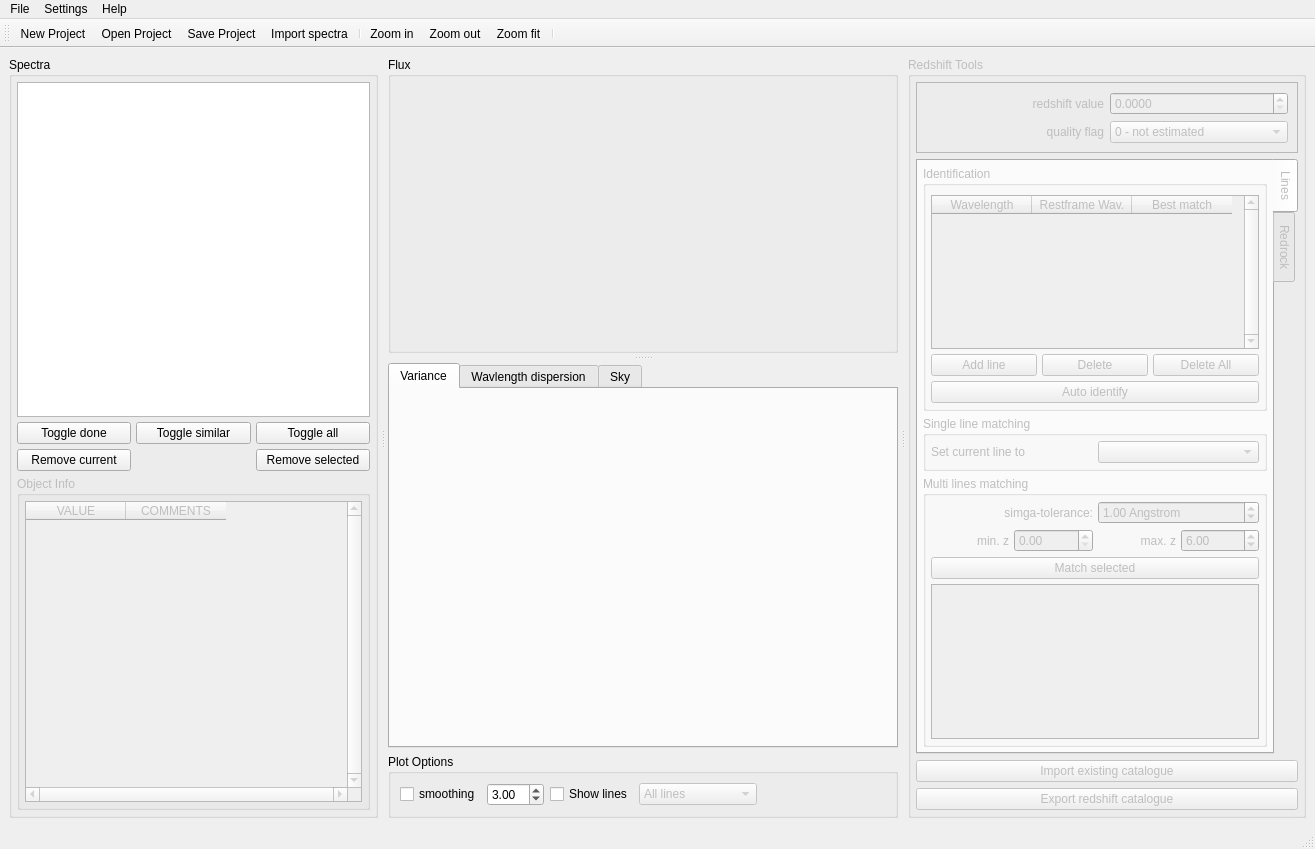
<?xml version="1.0" encoding="UTF-8"?>
<ui version="4.0">
 <class>MainWindow</class>
 <widget class="QMainWindow" name="MainWindow">
  <property name="geometry">
   <rect>
    <x>0</x>
    <y>0</y>
    <width>1315</width>
    <height>849</height>
   </rect>
  </property>
  <property name="sizePolicy">
   <sizepolicy hsizetype="Minimum" vsizetype="Preferred">
    <horstretch>0</horstretch>
    <verstretch>0</verstretch>
   </sizepolicy>
  </property>
  <property name="minimumSize">
   <size>
    <width>100</width>
    <height>100</height>
   </size>
  </property>
  <property name="windowTitle">
   <string>MainWindow</string>
  </property>
  <widget class="QWidget" name="central_widget">
   <layout class="QHBoxLayout" name="horizontalLayout">
    <item>
     <widget class="QSplitter" name="splitter_main">
      <property name="sizePolicy">
       <sizepolicy hsizetype="Expanding" vsizetype="Expanding">
        <horstretch>0</horstretch>
        <verstretch>0</verstretch>
       </sizepolicy>
      </property>
      <property name="frameShape">
       <enum>QFrame::NoFrame</enum>
      </property>
      <property name="frameShadow">
       <enum>QFrame::Plain</enum>
      </property>
      <property name="orientation">
       <enum>Qt::Horizontal</enum>
      </property>
      <property name="handleWidth">
       <number>10</number>
      </property>
      <widget class="QGroupBox" name="spec_group_box">
       <property name="sizePolicy">
        <sizepolicy hsizetype="MinimumExpanding" vsizetype="Expanding">
         <horstretch>0</horstretch>
         <verstretch>0</verstretch>
        </sizepolicy>
       </property>
       <property name="minimumSize">
        <size>
         <width>300</width>
         <height>0</height>
        </size>
       </property>
       <property name="autoFillBackground">
        <bool>false</bool>
       </property>
       <property name="title">
        <string>Spectra</string>
       </property>
       <property name="checkable">
        <bool>false</bool>
       </property>
       <layout class="QVBoxLayout" name="verticalLayout">
        <property name="spacing">
         <number>5</number>
        </property>
        <property name="leftMargin">
         <number>5</number>
        </property>
        <property name="topMargin">
         <number>5</number>
        </property>
        <property name="rightMargin">
         <number>5</number>
        </property>
        <property name="bottomMargin">
         <number>5</number>
        </property>
        <item>
         <widget class="QListWidget" name="spec_list_widget">
          <property name="sizePolicy">
           <sizepolicy hsizetype="Minimum" vsizetype="Expanding">
            <horstretch>0</horstretch>
            <verstretch>0</verstretch>
           </sizepolicy>
          </property>
         </widget>
        </item>
        <item>
         <layout class="QGridLayout" name="grid_layout">
          <item row="1" column="0">
           <widget class="QPushButton" name="remove_spec_button">
            <property name="text">
             <string>Remove current</string>
            </property>
           </widget>
          </item>
          <item row="0" column="2">
           <widget class="QPushButton" name="toggle_all_button">
            <property name="text">
             <string>Toggle all</string>
            </property>
           </widget>
          </item>
          <item row="0" column="1">
           <widget class="QPushButton" name="toggle_similar_button">
            <property name="text">
             <string>Toggle similar</string>
            </property>
           </widget>
          </item>
          <item row="0" column="0">
           <widget class="QPushButton" name="toggle_done_button">
            <property name="text">
             <string>Toggle done</string>
            </property>
           </widget>
          </item>
          <item row="1" column="2">
           <widget class="QPushButton" name="remove_selected_button">
            <property name="text">
             <string>Remove selected</string>
            </property>
           </widget>
          </item>
         </layout>
        </item>
        <item>
         <widget class="QGroupBox" name="info_group_box">
          <property name="enabled">
           <bool>false</bool>
          </property>
          <property name="sizePolicy">
           <sizepolicy hsizetype="Preferred" vsizetype="MinimumExpanding">
            <horstretch>0</horstretch>
            <verstretch>0</verstretch>
           </sizepolicy>
          </property>
          <property name="title">
           <string>Object Info</string>
          </property>
          <layout class="QVBoxLayout" name="verticalLayout_3">
           <property name="spacing">
            <number>5</number>
           </property>
           <property name="leftMargin">
            <number>5</number>
           </property>
           <property name="topMargin">
            <number>5</number>
           </property>
           <property name="rightMargin">
            <number>5</number>
           </property>
           <property name="bottomMargin">
            <number>5</number>
           </property>
           <item>
            <widget class="QTableWidget" name="obj_prop_table_widget">
             <property name="sizePolicy">
              <sizepolicy hsizetype="Minimum" vsizetype="Expanding">
               <horstretch>0</horstretch>
               <verstretch>0</verstretch>
              </sizepolicy>
             </property>
             <property name="verticalScrollBarPolicy">
              <enum>Qt::ScrollBarAlwaysOn</enum>
             </property>
             <property name="horizontalScrollBarPolicy">
              <enum>Qt::ScrollBarAlwaysOn</enum>
             </property>
             <property name="sizeAdjustPolicy">
              <enum>QAbstractScrollArea::AdjustIgnored</enum>
             </property>
             <property name="editTriggers">
              <set>QAbstractItemView::AnyKeyPressed|QAbstractItemView::EditKeyPressed</set>
             </property>
             <property name="alternatingRowColors">
              <bool>true</bool>
             </property>
             <property name="verticalScrollMode">
              <enum>QAbstractItemView::ScrollPerItem</enum>
             </property>
             <property name="horizontalScrollMode">
              <enum>QAbstractItemView::ScrollPerPixel</enum>
             </property>
             <attribute name="horizontalHeaderCascadingSectionResizes">
              <bool>true</bool>
             </attribute>
             <column>
              <property name="text">
               <string>VALUE</string>
              </property>
              <property name="font">
               <font>
                <bold>false</bold>
               </font>
              </property>
             </column>
             <column>
              <property name="text">
               <string>COMMENTS</string>
              </property>
             </column>
            </widget>
           </item>
          </layout>
         </widget>
        </item>
       </layout>
      </widget>
      <widget class="QWidget" name="layoutWidget">
       <layout class="QVBoxLayout" name="vertical_layout_2" stretch="0,0">
        <item>
         <widget class="QSplitter" name="splitter_plots">
          <property name="sizePolicy">
           <sizepolicy hsizetype="Expanding" vsizetype="Expanding">
            <horstretch>0</horstretch>
            <verstretch>0</verstretch>
           </sizepolicy>
          </property>
          <property name="frameShape">
           <enum>QFrame::NoFrame</enum>
          </property>
          <property name="frameShadow">
           <enum>QFrame::Plain</enum>
          </property>
          <property name="orientation">
           <enum>Qt::Vertical</enum>
          </property>
          <property name="handleWidth">
           <number>10</number>
          </property>
          <widget class="QGroupBox" name="flux_group_box">
           <property name="sizePolicy">
            <sizepolicy hsizetype="Expanding" vsizetype="Expanding">
             <horstretch>0</horstretch>
             <verstretch>0</verstretch>
            </sizepolicy>
           </property>
           <property name="title">
            <string>Flux</string>
           </property>
           <property name="flat">
            <bool>false</bool>
           </property>
           <layout class="QGridLayout" name="fluxGroupBoxGridLayout">
            <property name="leftMargin">
             <number>0</number>
            </property>
            <property name="topMargin">
             <number>0</number>
            </property>
            <property name="rightMargin">
             <number>0</number>
            </property>
            <property name="bottomMargin">
             <number>0</number>
            </property>
            <property name="spacing">
             <number>0</number>
            </property>
            <item row="0" column="0">
             <widget class="QWidget" name="flux_container_widget" native="true">
              <property name="sizePolicy">
               <sizepolicy hsizetype="Expanding" vsizetype="Expanding">
                <horstretch>0</horstretch>
                <verstretch>0</verstretch>
               </sizepolicy>
              </property>
              <layout class="QHBoxLayout" name="flux_widget_layout">
               <property name="spacing">
                <number>0</number>
               </property>
               <property name="leftMargin">
                <number>0</number>
               </property>
               <property name="topMargin">
                <number>0</number>
               </property>
               <property name="rightMargin">
                <number>0</number>
               </property>
               <property name="bottomMargin">
                <number>0</number>
               </property>
              </layout>
             </widget>
            </item>
           </layout>
          </widget>
          <widget class="QTabWidget" name="other_charts_tab_widget">
           <property name="sizePolicy">
            <sizepolicy hsizetype="Expanding" vsizetype="Expanding">
             <horstretch>0</horstretch>
             <verstretch>0</verstretch>
            </sizepolicy>
           </property>
           <property name="minimumSize">
            <size>
             <width>0</width>
             <height>100</height>
            </size>
           </property>
           <property name="currentIndex">
            <number>0</number>
           </property>
           <widget class="QWidget" name="container_tab_var">
            <attribute name="title">
             <string>Variance</string>
            </attribute>
            <layout class="QGridLayout" name="var_widget_layout">
             <property name="leftMargin">
              <number>0</number>
             </property>
             <property name="topMargin">
              <number>0</number>
             </property>
             <property name="rightMargin">
              <number>0</number>
             </property>
             <property name="bottomMargin">
              <number>0</number>
             </property>
             <property name="spacing">
              <number>0</number>
             </property>
            </layout>
           </widget>
           <widget class="QWidget" name="container_tab_wd">
            <attribute name="title">
             <string>Wavlength dispersion</string>
            </attribute>
            <layout class="QGridLayout" name="wdisp_widget_layout">
             <property name="leftMargin">
              <number>0</number>
             </property>
             <property name="topMargin">
              <number>0</number>
             </property>
             <property name="rightMargin">
              <number>0</number>
             </property>
             <property name="bottomMargin">
              <number>0</number>
             </property>
             <property name="spacing">
              <number>0</number>
             </property>
            </layout>
           </widget>
           <widget class="QWidget" name="container_tab_sky">
            <attribute name="title">
             <string>Sky</string>
            </attribute>
            <layout class="QGridLayout" name="sky_widget_layout">
             <property name="leftMargin">
              <number>0</number>
             </property>
             <property name="topMargin">
              <number>0</number>
             </property>
             <property name="rightMargin">
              <number>0</number>
             </property>
             <property name="bottomMargin">
              <number>0</number>
             </property>
             <property name="spacing">
              <number>0</number>
             </property>
            </layout>
           </widget>
          </widget>
         </widget>
        </item>
        <item>
         <widget class="QGroupBox" name="plot_group_box">
          <property name="enabled">
           <bool>true</bool>
          </property>
          <property name="sizePolicy">
           <sizepolicy hsizetype="Expanding" vsizetype="Preferred">
            <horstretch>0</horstretch>
            <verstretch>0</verstretch>
           </sizepolicy>
          </property>
          <property name="title">
           <string>Plot Options</string>
          </property>
          <layout class="QVBoxLayout" name="verticalLayout_11">
           <item>
            <layout class="QHBoxLayout" name="horizontal_layout_2">
             <item>
              <widget class="QCheckBox" name="smoothing_check_box">
               <property name="text">
                <string>smoothing</string>
               </property>
              </widget>
             </item>
             <item>
              <widget class="QDoubleSpinBox" name="smoothing_dspinbox">
               <property name="minimum">
                <double>0.000000000000000</double>
               </property>
               <property name="maximum">
                <double>10.000000000000000</double>
               </property>
               <property name="value">
                <double>3.000000000000000</double>
               </property>
              </widget>
             </item>
             <item>
              <widget class="QCheckBox" name="show_lines_check_box">
               <property name="enabled">
                <bool>true</bool>
               </property>
               <property name="text">
                <string>Show lines</string>
               </property>
              </widget>
             </item>
             <item>
              <widget class="QComboBox" name="show_lines_combo_box">
               <property name="enabled">
                <bool>false</bool>
               </property>
               <item>
                <property name="text">
                 <string>All lines</string>
                </property>
               </item>
               <item>
                <property name="text">
                 <string>Emission lines</string>
                </property>
               </item>
               <item>
                <property name="text">
                 <string>Absorption lines</string>
                </property>
               </item>
              </widget>
             </item>
             <item>
              <spacer name="horizontal_spacer_2">
               <property name="orientation">
                <enum>Qt::Horizontal</enum>
               </property>
               <property name="sizeHint" stdset="0">
                <size>
                 <width>40</width>
                 <height>20</height>
                </size>
               </property>
              </spacer>
             </item>
            </layout>
           </item>
          </layout>
         </widget>
        </item>
       </layout>
      </widget>
      <widget class="QGroupBox" name="red_group_box">
       <property name="enabled">
        <bool>false</bool>
       </property>
       <property name="sizePolicy">
        <sizepolicy hsizetype="Minimum" vsizetype="MinimumExpanding">
         <horstretch>0</horstretch>
         <verstretch>0</verstretch>
        </sizepolicy>
       </property>
       <property name="minimumSize">
        <size>
         <width>300</width>
         <height>0</height>
        </size>
       </property>
       <property name="title">
        <string>Redshift Tools</string>
       </property>
       <layout class="QVBoxLayout" name="verticalLayout_4">
        <property name="leftMargin">
         <number>5</number>
        </property>
        <property name="topMargin">
         <number>5</number>
        </property>
        <property name="rightMargin">
         <number>5</number>
        </property>
        <property name="bottomMargin">
         <number>5</number>
        </property>
        <item>
         <widget class="QFrame" name="frame">
          <property name="sizePolicy">
           <sizepolicy hsizetype="Minimum" vsizetype="Minimum">
            <horstretch>0</horstretch>
            <verstretch>0</verstretch>
           </sizepolicy>
          </property>
          <property name="frameShape">
           <enum>QFrame::StyledPanel</enum>
          </property>
          <layout class="QGridLayout" name="gridLayout" columnstretch="0,0">
           <item row="1" column="0">
            <widget class="QLabel" name="label_4">
             <property name="sizePolicy">
              <sizepolicy hsizetype="Minimum" vsizetype="Minimum">
               <horstretch>0</horstretch>
               <verstretch>0</verstretch>
              </sizepolicy>
             </property>
             <property name="text">
              <string>quality flag</string>
             </property>
             <property name="alignment">
              <set>Qt::AlignRight|Qt::AlignTrailing|Qt::AlignVCenter</set>
             </property>
            </widget>
           </item>
           <item row="1" column="1">
            <widget class="QComboBox" name="qflag_combo_box">
             <property name="sizePolicy">
              <sizepolicy hsizetype="Minimum" vsizetype="Minimum">
               <horstretch>0</horstretch>
               <verstretch>0</verstretch>
              </sizepolicy>
             </property>
             <item>
              <property name="text">
               <string>0 - not estimated</string>
              </property>
             </item>
             <item>
              <property name="text">
               <string>1 - unreliable</string>
              </property>
             </item>
             <item>
              <property name="text">
               <string>2 - likely</string>
              </property>
             </item>
             <item>
              <property name="text">
               <string>3 - secure</string>
              </property>
             </item>
             <item>
              <property name="text">
               <string>9 - from one line</string>
              </property>
             </item>
            </widget>
           </item>
           <item row="0" column="0">
            <widget class="QLabel" name="label">
             <property name="sizePolicy">
              <sizepolicy hsizetype="Minimum" vsizetype="Minimum">
               <horstretch>0</horstretch>
               <verstretch>0</verstretch>
              </sizepolicy>
             </property>
             <property name="text">
              <string>redshift value</string>
             </property>
             <property name="alignment">
              <set>Qt::AlignRight|Qt::AlignTrailing|Qt::AlignVCenter</set>
             </property>
            </widget>
           </item>
           <item row="0" column="1">
            <widget class="QDoubleSpinBox" name="z_dspinbox">
             <property name="decimals">
              <number>4</number>
             </property>
             <property name="singleStep">
              <double>0.001000000000000</double>
             </property>
             <property name="stepType">
              <enum>QAbstractSpinBox::DefaultStepType</enum>
             </property>
            </widget>
           </item>
          </layout>
         </widget>
        </item>
        <item>
         <widget class="QTabWidget" name="tab_widget">
          <property name="sizePolicy">
           <sizepolicy hsizetype="Minimum" vsizetype="Expanding">
            <horstretch>0</horstretch>
            <verstretch>0</verstretch>
           </sizepolicy>
          </property>
          <property name="tabPosition">
           <enum>QTabWidget::East</enum>
          </property>
          <property name="tabShape">
           <enum>QTabWidget::Rounded</enum>
          </property>
          <property name="currentIndex">
           <number>0</number>
          </property>
          <widget class="QWidget" name="tab_lines">
           <attribute name="title">
            <string>Lines</string>
           </attribute>
           <layout class="QVBoxLayout" name="verticalLayout_5">
            <property name="spacing">
             <number>5</number>
            </property>
            <property name="leftMargin">
             <number>5</number>
            </property>
            <property name="topMargin">
             <number>5</number>
            </property>
            <property name="rightMargin">
             <number>5</number>
            </property>
            <property name="bottomMargin">
             <number>5</number>
            </property>
            <item>
             <widget class="QGroupBox" name="group_box_4">
              <property name="sizePolicy">
               <sizepolicy hsizetype="Minimum" vsizetype="Preferred">
                <horstretch>0</horstretch>
                <verstretch>0</verstretch>
               </sizepolicy>
              </property>
              <property name="title">
               <string>Identification</string>
              </property>
              <layout class="QVBoxLayout" name="verticalLayout_6">
               <property name="spacing">
                <number>5</number>
               </property>
               <property name="leftMargin">
                <number>5</number>
               </property>
               <property name="rightMargin">
                <number>5</number>
               </property>
               <property name="bottomMargin">
                <number>5</number>
               </property>
               <item>
                <widget class="QTableWidget" name="lines_table_widget">
                 <property name="sizePolicy">
                  <sizepolicy hsizetype="Minimum" vsizetype="Expanding">
                   <horstretch>0</horstretch>
                   <verstretch>0</verstretch>
                  </sizepolicy>
                 </property>
                 <property name="verticalScrollBarPolicy">
                  <enum>Qt::ScrollBarAlwaysOn</enum>
                 </property>
                 <property name="columnCount">
                  <number>3</number>
                 </property>
                 <column>
                  <property name="text">
                   <string>Wavelength</string>
                  </property>
                 </column>
                 <column>
                  <property name="text">
                   <string>Restframe Wav.</string>
                  </property>
                 </column>
                 <column>
                  <property name="text">
                   <string>Best match</string>
                  </property>
                 </column>
                </widget>
               </item>
               <item>
                <layout class="QGridLayout" name="grid_layout_2">
                 <item row="0" column="1">
                  <widget class="QPushButton" name="delete_line_button">
                   <property name="text">
                    <string>Delete</string>
                   </property>
                  </widget>
                 </item>
                 <item row="0" column="0">
                  <widget class="QPushButton" name="add_line_button">
                   <property name="text">
                    <string>Add line</string>
                   </property>
                  </widget>
                 </item>
                 <item row="0" column="2">
                  <widget class="QPushButton" name="delete_lines_button">
                   <property name="text">
                    <string>Delete All</string>
                   </property>
                  </widget>
                 </item>
                </layout>
               </item>
               <item>
                <widget class="QPushButton" name="lines_auto_button">
                 <property name="text">
                  <string>Auto identify</string>
                 </property>
                </widget>
               </item>
              </layout>
             </widget>
            </item>
            <item>
             <widget class="QGroupBox" name="group_box">
              <property name="title">
               <string>Single line matching</string>
              </property>
              <layout class="QGridLayout" name="gridLayout_2">
               <property name="leftMargin">
                <number>5</number>
               </property>
               <property name="topMargin">
                <number>5</number>
               </property>
               <property name="rightMargin">
                <number>5</number>
               </property>
               <property name="bottomMargin">
                <number>5</number>
               </property>
               <property name="horizontalSpacing">
                <number>5</number>
               </property>
               <item row="0" column="1">
                <widget class="QComboBox" name="single_line_combo_box"/>
               </item>
               <item row="0" column="0">
                <widget class="QLabel" name="label_6">
                 <property name="text">
                  <string>Set current line to</string>
                 </property>
                </widget>
               </item>
              </layout>
             </widget>
            </item>
            <item>
             <widget class="QGroupBox" name="group_box_7">
              <property name="title">
               <string>Multi lines matching</string>
              </property>
              <layout class="QVBoxLayout" name="verticalLayout_12">
               <property name="spacing">
                <number>5</number>
               </property>
               <property name="leftMargin">
                <number>5</number>
               </property>
               <property name="topMargin">
                <number>5</number>
               </property>
               <property name="rightMargin">
                <number>5</number>
               </property>
               <property name="bottomMargin">
                <number>5</number>
               </property>
               <item>
                <layout class="QHBoxLayout" name="horizontal_layout_5">
                 <item>
                  <widget class="QLabel" name="label_3">
                   <property name="text">
                    <string>simga-tolerance:</string>
                   </property>
                   <property name="alignment">
                    <set>Qt::AlignRight|Qt::AlignTrailing|Qt::AlignVCenter</set>
                   </property>
                  </widget>
                 </item>
                 <item>
                  <widget class="QDoubleSpinBox" name="lines_tol_dspinbox">
                   <property name="suffix">
                    <string> Angstrom</string>
                   </property>
                   <property name="minimum">
                    <double>0.100000000000000</double>
                   </property>
                   <property name="maximum">
                    <double>99.000000000000000</double>
                   </property>
                   <property name="singleStep">
                    <double>0.100000000000000</double>
                   </property>
                   <property name="value">
                    <double>1.000000000000000</double>
                   </property>
                  </widget>
                 </item>
                </layout>
               </item>
               <item>
                <layout class="QHBoxLayout" name="horizontal_layout_7">
                 <item>
                  <widget class="QLabel" name="label_5">
                   <property name="text">
                    <string>min. z</string>
                   </property>
                   <property name="alignment">
                    <set>Qt::AlignRight|Qt::AlignTrailing|Qt::AlignVCenter</set>
                   </property>
                  </widget>
                 </item>
                 <item>
                  <widget class="QDoubleSpinBox" name="z_min_dspinbox">
                   <property name="maximum">
                    <double>999.000000000000000</double>
                   </property>
                   <property name="singleStep">
                    <double>0.001000000000000</double>
                   </property>
                  </widget>
                 </item>
                 <item>
                  <widget class="QLabel" name="label_2">
                   <property name="text">
                    <string>max. z</string>
                   </property>
                   <property name="alignment">
                    <set>Qt::AlignRight|Qt::AlignTrailing|Qt::AlignVCenter</set>
                   </property>
                  </widget>
                 </item>
                 <item>
                  <widget class="QDoubleSpinBox" name="z_max_dspinbox">
                   <property name="value">
                    <double>6.000000000000000</double>
                   </property>
                  </widget>
                 </item>
                </layout>
               </item>
               <item>
                <widget class="QPushButton" name="match_lines_button">
                 <property name="text">
                  <string>Match selected</string>
                 </property>
                </widget>
               </item>
               <item>
                <widget class="QListWidget" name="lines_match_list_widget"/>
               </item>
              </layout>
             </widget>
            </item>
           </layout>
          </widget>
          <widget class="QWidget" name="tab_rr">
           <attribute name="title">
            <string>Redrock</string>
           </attribute>
           <layout class="QVBoxLayout" name="verticalLayout_7">
            <property name="spacing">
             <number>5</number>
            </property>
            <property name="leftMargin">
             <number>5</number>
            </property>
            <property name="topMargin">
             <number>5</number>
            </property>
            <property name="rightMargin">
             <number>5</number>
            </property>
            <property name="bottomMargin">
             <number>5</number>
            </property>
            <item>
             <widget class="QGroupBox" name="group_box_5">
              <property name="title">
               <string>Options</string>
              </property>
              <layout class="QVBoxLayout" name="verticalLayout_8">
               <property name="spacing">
                <number>5</number>
               </property>
               <property name="leftMargin">
                <number>5</number>
               </property>
               <property name="topMargin">
                <number>5</number>
               </property>
               <property name="rightMargin">
                <number>5</number>
               </property>
               <property name="bottomMargin">
                <number>5</number>
               </property>
               <item>
                <widget class="QRadioButton" name="redrock_all_radio">
                 <property name="text">
                  <string>for all objects</string>
                 </property>
                 <property name="checked">
                  <bool>true</bool>
                 </property>
                </widget>
               </item>
               <item>
                <widget class="QRadioButton" name="redrock_selected_radio">
                 <property name="text">
                  <string>for selected objects only</string>
                 </property>
                </widget>
               </item>
               <item>
                <widget class="QRadioButton" name="redrock_current_radio">
                 <property name="text">
                  <string>for current object only</string>
                 </property>
                 <property name="checked">
                  <bool>false</bool>
                 </property>
                </widget>
               </item>
              </layout>
             </widget>
            </item>
            <item>
             <widget class="QGroupBox" name="group_box_6">
              <property name="title">
               <string>Status</string>
              </property>
              <layout class="QVBoxLayout" name="verticalLayout_9">
               <property name="spacing">
                <number>5</number>
               </property>
               <property name="leftMargin">
                <number>5</number>
               </property>
               <property name="topMargin">
                <number>5</number>
               </property>
               <property name="rightMargin">
                <number>5</number>
               </property>
               <property name="bottomMargin">
                <number>5</number>
               </property>
               <item>
                <widget class="QTextEdit" name="redrock_text_edit">
                 <property name="verticalScrollBarPolicy">
                  <enum>Qt::ScrollBarAlwaysOn</enum>
                 </property>
                 <property name="horizontalScrollBarPolicy">
                  <enum>Qt::ScrollBarAlwaysOn</enum>
                 </property>
                 <property name="undoRedoEnabled">
                  <bool>false</bool>
                 </property>
                 <property name="lineWrapMode">
                  <enum>QTextEdit::NoWrap</enum>
                 </property>
                 <property name="readOnly">
                  <bool>true</bool>
                 </property>
                 <property name="markdown">
                  <string notr="true"/>
                 </property>
                 <property name="html">
                  <string notr="true">&lt;!DOCTYPE HTML PUBLIC &quot;-//W3C//DTD HTML 4.0//EN&quot; &quot;http://www.w3.org/TR/REC-html40/strict.dtd&quot;&gt;
&lt;html&gt;&lt;head&gt;&lt;meta name=&quot;qrichtext&quot; content=&quot;1&quot; /&gt;&lt;meta charset=&quot;utf-8&quot; /&gt;&lt;style type=&quot;text/css&quot;&gt;
p, li { white-space: pre-wrap; }
hr { height: 1px; border-width: 0; }
li.unchecked::marker { content: &quot;\2610&quot;; }
li.checked::marker { content: &quot;\2612&quot;; }
&lt;/style&gt;&lt;/head&gt;&lt;body style=&quot; font-family:'Sans Serif'; font-size:9pt; font-weight:400; font-style:normal;&quot;&gt;
&lt;p style=&quot;-qt-paragraph-type:empty; margin-top:0px; margin-bottom:0px; margin-left:0px; margin-right:0px; -qt-block-indent:0; text-indent:0px; font-family:'Noto Sans'; font-size:10pt;&quot;&gt;&lt;br /&gt;&lt;/p&gt;&lt;/body&gt;&lt;/html&gt;</string>
                 </property>
                 <property name="placeholderText">
                  <string notr="true"/>
                 </property>
                </widget>
               </item>
               <item>
                <widget class="QProgressBar" name="redrock_progress_bar">
                 <property name="value">
                  <number>0</number>
                 </property>
                </widget>
               </item>
              </layout>
             </widget>
            </item>
            <item>
             <widget class="QPushButton" name="redrock_run_button">
              <property name="text">
               <string>Run</string>
              </property>
             </widget>
            </item>
           </layout>
          </widget>
         </widget>
        </item>
        <item>
         <widget class="QPushButton" name="import_zcat_button">
          <property name="text">
           <string>Import existing catalogue</string>
          </property>
         </widget>
        </item>
        <item>
         <widget class="QPushButton" name="export_zcat_button">
          <property name="text">
           <string>Export redshift catalogue</string>
          </property>
         </widget>
        </item>
       </layout>
      </widget>
     </widget>
    </item>
   </layout>
  </widget>
  <widget class="QMenuBar" name="menubar">
   <property name="geometry">
    <rect>
     <x>0</x>
     <y>0</y>
     <width>1315</width>
     <height>22</height>
    </rect>
   </property>
   <widget class="QMenu" name="menuFile">
    <property name="title">
     <string>File</string>
    </property>
    <addaction name="action_open_project"/>
    <addaction name="action_save_project"/>
    <addaction name="action_save_project_as"/>
    <addaction name="separator"/>
    <addaction name="action_import_spectra"/>
    <addaction name="separator"/>
    <addaction name="action_close_all"/>
    <addaction name="separator"/>
    <addaction name="action_exit"/>
   </widget>
   <widget class="QMenu" name="menu_settings">
    <property name="title">
     <string>Settings</string>
    </property>
   </widget>
   <widget class="QMenu" name="menu_about">
    <property name="title">
     <string>Help</string>
    </property>
    <addaction name="separator"/>
    <addaction name="action_online_user_manual"/>
    <addaction name="separator"/>
    <addaction name="action_about"/>
   </widget>
   <addaction name="menuFile"/>
   <addaction name="menu_settings"/>
   <addaction name="menu_about"/>
  </widget>
  <widget class="QStatusBar" name="statusbar"/>
  <widget class="QToolBar" name="toolBar">
   <property name="windowTitle">
    <string>toolBar</string>
   </property>
   <property name="toolButtonStyle">
    <enum>Qt::ToolButtonTextBesideIcon</enum>
   </property>
   <attribute name="toolBarArea">
    <enum>TopToolBarArea</enum>
   </attribute>
   <attribute name="toolBarBreak">
    <bool>false</bool>
   </attribute>
   <addaction name="action_new_project"/>
   <addaction name="action_open_project"/>
   <addaction name="action_save_project"/>
   <addaction name="action_import_spectra"/>
   <addaction name="separator"/>
   <addaction name="action_zoom_in"/>
   <addaction name="action_zoom_out"/>
   <addaction name="action_zoom_fit"/>
   <addaction name="separator"/>
  </widget>
  <action name="action_open_project">
   <property name="icon">
    <iconset theme="document-open"/>
   </property>
   <property name="text">
    <string>Open Project</string>
   </property>
   <property name="toolTip">
    <string>Open Project</string>
   </property>
  </action>
  <action name="action_save_project">
   <property name="icon">
    <iconset theme="document-save"/>
   </property>
   <property name="text">
    <string>Save Project</string>
   </property>
   <property name="toolTip">
    <string>Save current session to a file</string>
   </property>
  </action>
  <action name="action_import_spectra">
   <property name="icon">
    <iconset theme="list-add"/>
   </property>
   <property name="text">
    <string>Import spectra</string>
   </property>
  </action>
  <action name="action_exit">
   <property name="icon">
    <iconset theme="application-exit"/>
   </property>
   <property name="text">
    <string>Exit</string>
   </property>
  </action>
  <action name="action_close_all">
   <property name="icon">
    <iconset theme="edit-delete"/>
   </property>
   <property name="text">
    <string>Remove All</string>
   </property>
  </action>
  <action name="action_save_project_as">
   <property name="icon">
    <iconset theme="document-save-as"/>
   </property>
   <property name="text">
    <string>Save Project As...</string>
   </property>
   <property name="toolTip">
    <string>Save current session to as file ...</string>
   </property>
  </action>
  <action name="action_zoom_in">
   <property name="icon">
    <iconset theme="zoom-in"/>
   </property>
   <property name="text">
    <string>Zoom in</string>
   </property>
   <property name="toolTip">
    <string>Zoom in</string>
   </property>
   <property name="menuRole">
    <enum>QAction::NoRole</enum>
   </property>
  </action>
  <action name="action_zoom_out">
   <property name="icon">
    <iconset theme="zoom-out"/>
   </property>
   <property name="text">
    <string>Zoom out</string>
   </property>
   <property name="toolTip">
    <string>Zoom out</string>
   </property>
   <property name="menuRole">
    <enum>QAction::NoRole</enum>
   </property>
  </action>
  <action name="action_zoom_fit">
   <property name="icon">
    <iconset theme="zoom-original"/>
   </property>
   <property name="text">
    <string>Zoom fit</string>
   </property>
   <property name="toolTip">
    <string>Zoom fit</string>
   </property>
   <property name="menuRole">
    <enum>QAction::NoRole</enum>
   </property>
  </action>
  <action name="action_new_project">
   <property name="icon">
    <iconset theme="document-new"/>
   </property>
   <property name="text">
    <string>New Project</string>
   </property>
   <property name="toolTip">
    <string>Start a new empty project</string>
   </property>
   <property name="menuRole">
    <enum>QAction::NoRole</enum>
   </property>
  </action>
  <action name="action_online_user_manual">
   <property name="text">
    <string>Online user manual</string>
   </property>
  </action>
  <action name="action_about">
   <property name="icon">
    <iconset theme="dialog-information"/>
   </property>
   <property name="text">
    <string>About</string>
   </property>
  </action>
 </widget>
 <resources/>
 <connections>
  <connection>
   <sender>show_lines_check_box</sender>
   <signal>toggled(bool)</signal>
   <receiver>show_lines_combo_box</receiver>
   <slot>setEnabled(bool)</slot>
   <hints>
    <hint type="sourcelabel">
     <x>553</x>
     <y>672</y>
    </hint>
    <hint type="destinationlabel">
     <x>594</x>
     <y>672</y>
    </hint>
   </hints>
  </connection>
 </connections>
</ui>
